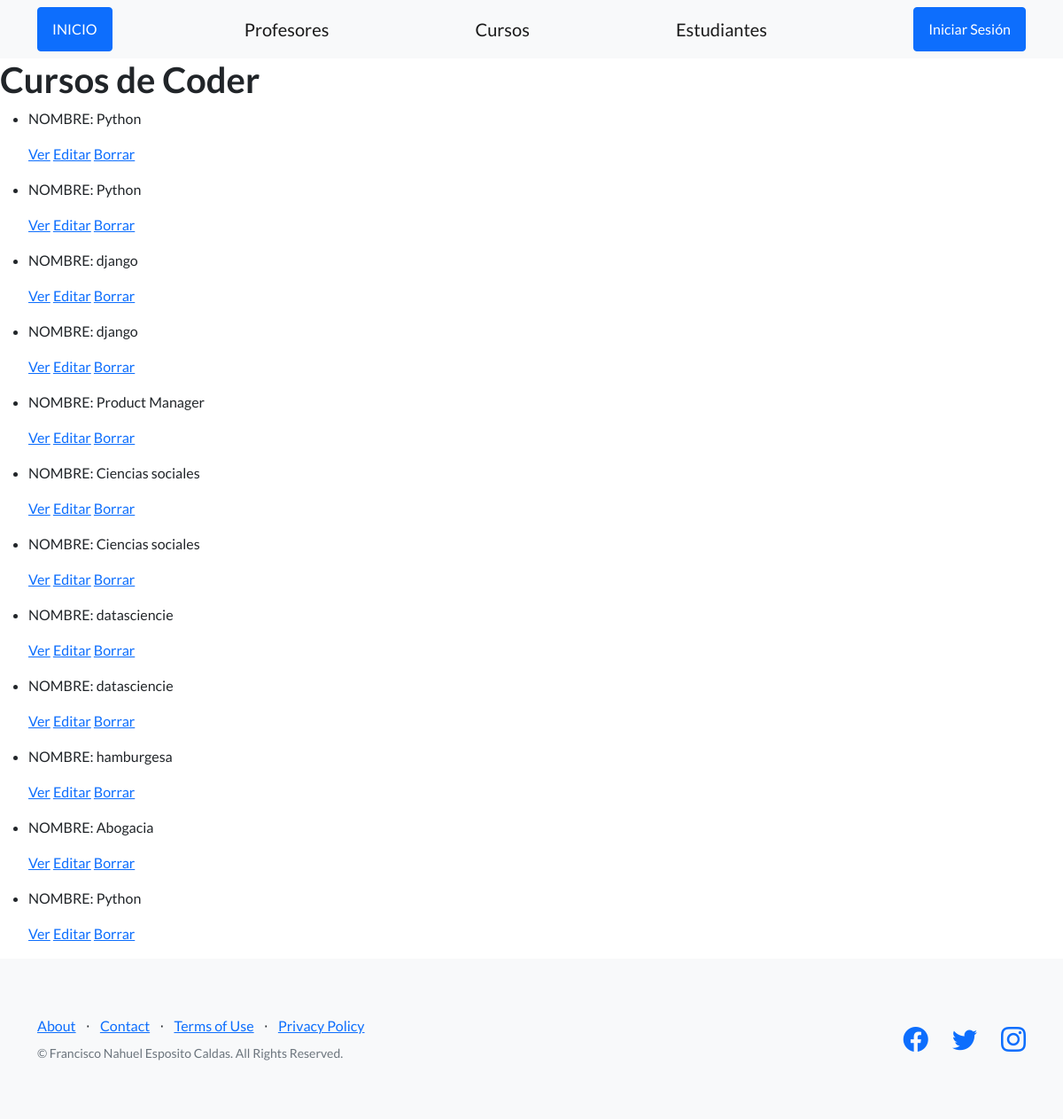
Page /app_coder/curso_list on the earlier database version.
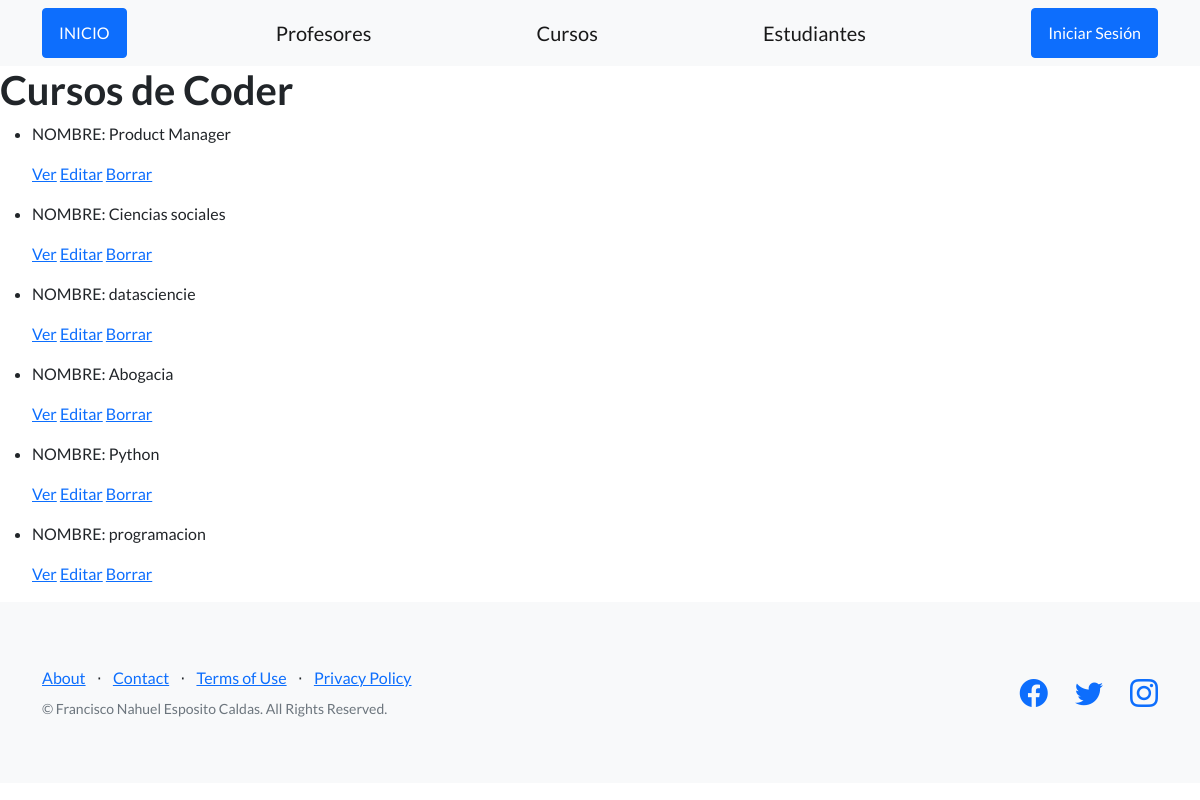
Same page on the later database version.
### app_coder/models.py (models this page shows, shortened)
class Curso(models.Model):
    nombre = models.CharField(max_length=40)
    camada = models.IntegerField()

### app_coder/views.py (the view)
# urls.py: path('curso_list', views.curso_list.as_view(), name='curso_list'),
class curso_list(ListView):
    model = Curso
    template_name = "app_coder/lists/curso_list.html"

### app_coder/templates/app_coder/lists/curso_list.html
{% extends "app_coder/index.html" %}
{% load static %}
{% block contenido %}
<body>
    <h1>Cursos de Coder</h1>
    <div>
        <ul>
            {% for curso in object_list %}
                <li>
                    <p>NOMBRE: {{ curso.nombre }}</p>
                    <p>
                        <a href=" {% url 'curso_detail' curso.id %} ">Ver</a>
                        <a href=" {% url 'curso_update' curso.id %} ">Editar</a>
                        <a href=" {% url 'curso_delete' curso.id %} ">Borrar</a>
                    </p>
                </li>
            {% endfor %}
        </ul>
    </div>
</body>
{% endblock %}

### app_coder/templates/app_coder/index.html (shortened to what this page needs)
<!DOCTYPE html>
<html lang="spanish">
<head>
    {% load static %}
    <link href="https://cdn.jsdelivr.net/npm/bootstrap-icons@1.5.0/font/bootstrap-icons.css" rel="stylesheet" type="text/css" />
    <link href="{% static 'app_coder/css/styles.css' %}" rel="stylesheet" />
</head>
<body>
            <nav class="navbar navbar-light bg-light static-top">
                <div class="container">
                    <a class="btn btn-primary" href="{% url 'inicio' %}">INICIO</a>
                    <a class="navbar-brand" href="{% url 'Profesor' %}">Profesores</a>
                    <a class="navbar-brand" href="{% url 'Curso' %}">Cursos</a>
                    <a class="navbar-brand" href="{% url 'Estudiante' %}">Estudiantes</a>
                    <a class="btn btn-primary" href="{% url 'login' %}">Iniciar Sesión</a>
                </div>
            </nav>
            {% block contenido %}
            {% endblock %}
            <footer class="footer bg-light">
                <div class="container">
                    <div class="row">
                        <div class="col-lg-6 h-100 text-center text-lg-start my-auto">
                            <ul class="list-inline mb-2">
                                <li class="list-inline-item"><a href="#!">About</a></li>
                                <li class="list-inline-item">⋅</li>
                                <li class="list-inline-item"><a href="#!">Contact</a></li>
                                <li class="list-inline-item">⋅</li>
                                <li class="list-inline-item"><a href="#!">Terms of Use</a></li>
                                <li class="list-inline-item">⋅</li>
                                <li class="list-inline-item"><a href="#!">Privacy Policy</a></li>
                            </ul>
                            <p class="text-muted small mb-4 mb-lg-0">&copy; Francisco Nahuel Esposito Caldas. All Rights Reserved.</p>
                        </div>
                        <div class="col-lg-6 h-100 text-center text-lg-end my-auto">
                            <ul class="list-inline mb-0">
                                <li class="list-inline-item me-4">
                                    <a href="#!"><i class="bi-facebook fs-3"></i></a>
                                </li>
                                <li class="list-inline-item me-4">
                                    <a href="#!"><i class="bi-twitter fs-3"></i></a>
                                </li>
                                <li class="list-inline-item">
                                    <a href="#!"><i class="bi-instagram fs-3"></i></a>
                                </li>
                            </ul>
                        </div>
                    </div>
                </div>
            </footer>
</body>
</html>

Differences in the rows shown:
removed Curso: nombre "Python"
removed Curso: nombre "Python"
removed Curso: nombre "django"
removed Curso: nombre "django"
removed Curso: nombre "Ciencias sociales"
removed Curso: nombre "datasciencie"
removed Curso: nombre "hamburgesa"
added Curso: nombre "programacion"
